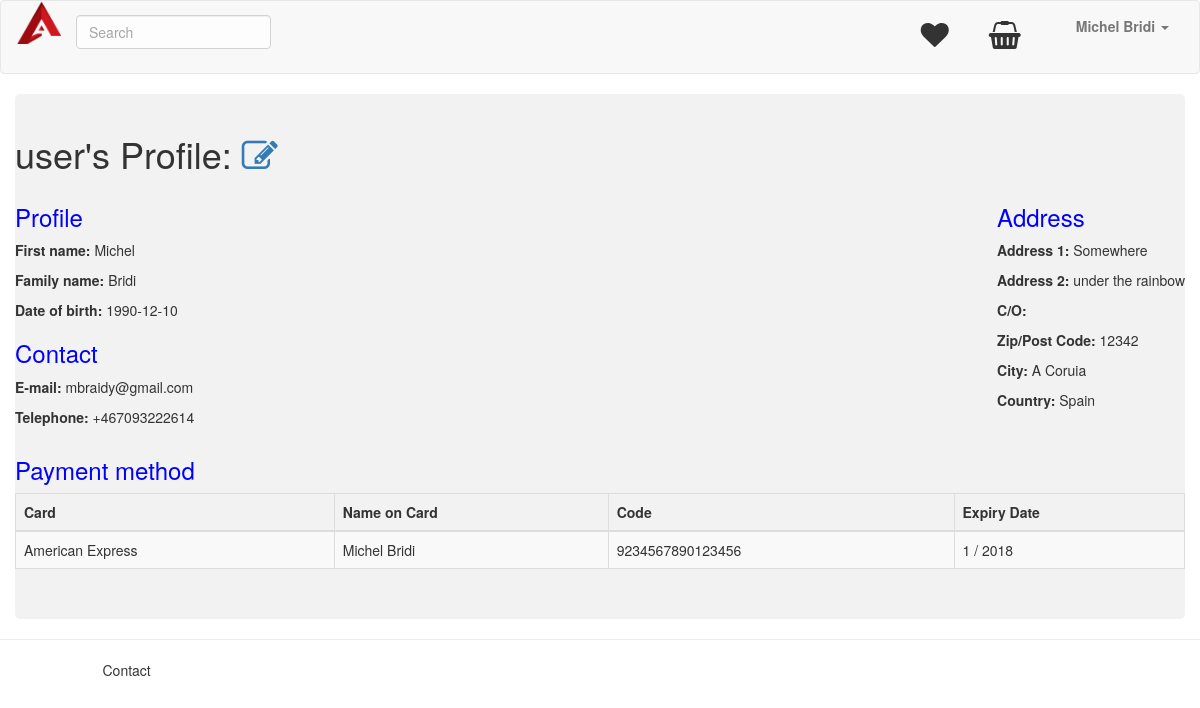
/user/profile (signed in), run on the app's committed database.
### tables this page shows
CREATE TABLE `user_profile` (
  `id` int(11) UNSIGNED NOT NULL,
  `userID` int(11) UNSIGNED NOT NULL,
  `name` varchar(30) NOT NULL,
  `surname` varchar(30) NOT NULL,
  `email` varchar(30) NOT NULL,
  `telephone` varchar(15) NOT NULL,
  `dob` date NOT NULL
);

CREATE TABLE `user_address` (
  `id` int(11) UNSIGNED NOT NULL,
  `userID` int(11) UNSIGNED NOT NULL,
  `address1` varchar(30) NOT NULL,
  `address2` varchar(30) DEFAULT NULL,
  `c_o` varchar(30) DEFAULT NULL,
  `postCode` varchar(10) NOT NULL,
  `cityID` int(11) UNSIGNED NOT NULL
);

CREATE TABLE `user_card` (
  `id` int(11) UNSIGNED NOT NULL,
  `userID` int(11) UNSIGNED NOT NULL,
  `typeID` int(11) UNSIGNED NOT NULL,
  `nameOnCard` varchar(50) NOT NULL,
  `code` varchar(16) NOT NULL,
  `lastMonth` int(2) UNSIGNED NOT NULL,
  `lastYear` int(2) UNSIGNED NOT NULL
);

CREATE TABLE `card_type` (
  `id` int(11) UNSIGNED NOT NULL,
  `name` varchar(20) NOT NULL
);

### App/Controllers/UserController.php (called while the page is built, shortened)
<?php
class UserController extends \Core\Controller
{
    public function viewAction()
    {
        $profile = new Profile();
        $profile->find();
        $address = Address::getAddress( $_SESSION['ID']);
        $cards = Card::getCards($_SESSION['ID']);
        View::render('User/view.php', [
            'profile' => $profile,
            'address' => $address,
            'cards' => $cards,
            'username' => $_SESSION['USER'],
            'logged' => true,
        ]);
    }
}

### Core/Router.php (called while the page is built, shortened)
<?php
class Router
{
    protected $routes = [];
    protected $params = [];
    public function add($route, $params = [])
    {
        $route = preg_replace('/\//', '\\/', $route);
        $route = preg_replace('/\{([a-z]+)\}/', '(?P<\1>[a-z-]+)', $route);
        $route = preg_replace('/\{([a-z]+):([^\}]+)\}/', '(?P<\1>\2)', $route);
        $route = '/^' . $route . '$/i';
        $this->routes[$route] = $params;
    }
    public function match($url)
    {
        foreach ($this->routes as $route => $params) {
            if (preg_match($route, $url, $matches)) {
                $this->params = $params;
                return true;
            }
        }
        return false;
    }
    public function dispatch($url)
    {
        $url = $this->removeQueryStringVariables($url);
        if ($this->match($url)) {
            $controller = $this->params['controller'];
            $controller = $this->convertToStudlyCaps($controller);
            $controller = $this->getNamespace() . $controller;
            if (class_exists($controller)) {
                $controller_object = new $controller($this->params);
                $action = $this->params['action'];
                $action = $this->convertToCamelCase($action);
                if (preg_match('/action$/i', $action) == 0) {
                    return $controller_object->$action();
                } else {
                    throw new \Exception("Method $action in controller $controller cannot be called directly - remove the Action suffix to call this method");
                }
            } else {
                throw new \Exception("Controller class $controller not found");
            }
        } else {
            throw new \Exception('No route matched.', 404);
        }
    }
    protected function convertToStudlyCaps($string)
    {
        return str_replace(' ', '', ucwords(str_replace('-', ' ', $string)));
    }
    protected function convertToCamelCase($string)
    {
        return lcfirst($this->convertToStudlyCaps($string));
    }
    protected function removeQueryStringVariables($url)
    {
        if ($url != '') {
            $parts = explode('&', $url, 2);
            if (strpos($parts[0], '=') === false) {
                $url = $parts[0];
            } else {
                $url = '';
            }
        }
        return $url;
    }
    protected function getNamespace()
    {
        $namespace = 'App\Controllers\\';
        return $namespace;
    }
}

### public/index.php (called while the page is built, shortened)
<?php
$router = new Core\Router();
$router->add('', ['controller' => 'Home', 'action' => 'index']);
$router->add('/', ['controller' => 'Home', 'action' => 'index']);
$router->add('user/login', ['controller' => 'UserController', 'action' => 'login']);
$router->add('user/signup', ['controller' => 'UserController', 'action' => 'signup']);
$router->add('user/logout', ['controller' => 'UserController', 'action' => 'logout']);
$router->add('user/userFound', ['controller' => 'UserController', 'action' => 'userFound']);
$router->add('user/policy', ['controller' => 'UserController', 'action' => 'policy']);
$router->add('user/profile', ['controller' => 'UserController', 'action' => 'view']);
$router->add('user/update', ['controller' => 'UserController', 'action' => 'update']);
$router->add('user/citylist', ['controller' => 'UserController', 'action' => 'citylist']);
$router->add('item/update', ['controller' => 'ItemController', 'action' => 'update']);
$router->add('item/handle', ['controller' => 'ItemController', 'action' => 'handle']);
$router->add('item/edit', ['controller' => 'ItemController', 'action' => 'edit']);
$router->add('item/delete', ['controller' => 'ItemController', 'action' => 'delete']);
$router->add('purchase/cart', ['controller' => 'PurchaseController', 'action' => 'cart']);
$router->add('purchase/towish', ['controller' => 'PurchaseController', 'action' => 'towish']);
$router->add('purchase/disposeof', ['controller' => 'PurchaseController', 'action' => 'disposeof']);
$router->add('purchase/wish', ['controller' => 'PurchaseController', 'action' => 'wish']);
$router->add('purchase/execute', ['controller' => 'PurchaseController', 'action' => 'execute']);
$router->add('/document/pay', ['controller' => 'DocumentController', 'action' => 'purchase']);
$router->add('/document/join', ['controller' => 'DocumentController', 'action' => 'menber']);
$router->add('{controller}/{action}');
$router->dispatch($_SERVER['QUERY_STRING']);

### App/Models/Profile.php (called while the page is built, shortened)
<?php
class Profile extends \Core\Model
{
    public function find() {
        $db = static::getDB();
        $profile = $db->prepare("SELECT *
                                   FROM user_profile
                                  WHERE id = :id");
        $profile->execute(['id' => $_SESSION['ID']]);
        $result = $profile->fetch(PDO::FETCH_ASSOC);
        $this->name = $result['name'];
        $this->surname = $result['surname'];
        $this->dob = $result['dob'];
        $this->email = $result['email'];
        $this->telephone = $result['telephone'];
    }
}

### App/Models/Address.php (called while the page is built, shortened)
<?php
class Address extends \Core\Model
{
    public static function getAddress($userID)
    {
        $db = static::getDB();
        $address = $db->prepare("SELECT * FROM user_address
                               WHERE userID = :userID");
        $address->execute(['userID' => $userID]);
        $result = $address->fetch(PDO::FETCH_ASSOC);
        $location = City::getCity($result['cityID']);
        $result['city'] = $location['city'];
        $result['country'] = $location['country'];
        return $result;
    }
}

### App/Models/City.php (called while the page is built, shortened)
<?php
class City extends \Core\Model
{
    public static function getCity($id)
    {
        if (isset($id) && $id > 0) {
            $db = static::getDB();
            $city = $db->prepare("SELECT * FROM address_city
                                     WHERE id = :id");
            $city->execute(['id' => $id]);
            $result = $city->fetch(PDO::FETCH_ASSOC);
            $country = Country::getCountry($result['countryCD']);
            return ['id' =>$id, 'city' => $result['name'], 'country' => $country['country']];
        }
        return false;
    }
}

### App/Models/Country.php (called while the page is built, shortened)
<?php
class Country extends \Core\Model
{
    public static function getCountry($code)
    {
        if (isset($code) && strlen($code)==2) {
            $db = static::getDB();
            $country = $db->prepare("SELECT name FROM address_country
                                     WHERE code = :code");
            $country->execute(['code' => $code]);
            $result = $country->fetch(PDO::FETCH_COLUMN);
            return ['code' =>$code, 'country' => $result];
        }
        return false;
    }
}

### App/Models/Card.php (called while the page is built, shortened)
<?php
class Card extends \Core\Model
{
    public static function getCards($userID)
    {
        $db = static::getDB();
        $card = $db->prepare("SELECT user_card.*, card_type.name AS cardType  FROM user_card
                                LEFT JOIN card_type ON card_type.id = user_card.typeID
                               WHERE userID = :userID");
        $card->execute( ['userID' => $userID]);
        return $card->fetchAll(PDO::FETCH_ASSOC);
    }
}

### App/Views/User/view.php (the view, shortened to what this page needs)
<?php include realpath(dirname(__DIR__)."/layout/top.php");?>
<div class="container" id="user_profile">
    <h1><?= $username?>'s Profile: <a href="/user/update"><i id="edit-user" class="fa fa-edit fa-1x"></i></a></h1>
    <div class="profile personal">
	  <h3>Profile</h3>
      <p><b>First name: </b><?= $profile->name?></p>
      <p><b>Family name: </b><?= $profile->surname?></p>
      <p><b>Date of birth: </b><?= $profile->dob?></p>
	  <h3>Contact</h3>
      <p><b>E-mail: </b><?= $profile->email?></p>
      <p><b>Telephone: </b><?= $profile->telephone?></p>
    </div>
    <div class="address personal">
	  <h3>Address</h3>
      <p><b>Address 1: </b><?= $address['address1']?></p>
      <p><b>Address 2: </b><?= $address['address2']?></p>
      <p><b>C/O: </b><?= $address['c_o']?></p>
      <p><b>Zip/Post Code: </b><?= $address['postCode']?></p>
      <p><b>City: </b><?= $address['city']?></p>
      <p><b>Country: </b><?= $address['country']?></p>
    </div>
    <div class="payment">
	  <h3>Payment method</h3>
    	<table class="table table-responsive table-striped table-bordered table-hover">
	  		<thead>
	  			<tr>
	  				<th>Card</th>
	  				<th>Name on Card</th>
	  				<th>Code</th>
	  				<th>Expiry Date</th>
	  			</tr>
	  		</thead>
	  		<tbody>
	  			<?php foreach ($cards as $card) { ?>
	  			      <tr>
	  			      	<td><?= $card['cardType']?></td>
	  			      	<td><?= $card['nameOnCard']?></td>
	  			      	<td><?= $card['code']?></td>
	  			      	<td><?= "{$card['lastMonth']} / {$card['lastYear']}"?></td>
	  			      </tr>
	  			<?php } ?>
	  		</tbody>
	  </table>
    </div>
</div>
<?php include realpath(dirname(__DIR__)."/layout/bottom.php");?>

### public/assets/css/style.css (style rules this page uses)
* { box-sizing: border-box; }
.container { position: relative; border-radius: 5px; background-color: #f2f2f2; padding: 20px 0 30px 0; overflow: hidden; }
#user_profile div.address { float: right; }
#user_profile div.profile { float: left; clear: none; }
#user_profile h3 { color: blue; }

### data on the page
user_profile: name "Michel", surname "Bridi", dob "1990-12-10", email "mbraidy@gmail.com", telephone "+467093222614"
user_address: address1 "Somewhere", address2 "under the rainbow", postCode "12342"
user_card: typeID.name "American Express", nameOnCard "Michel Bridi", code "9234567890123456", lastMonth "1", lastYear "2018"

### other printed values
$_SESSION['NAME'] "Michel Bridi"
$username "user"
$address['city'] "A Coruia"
$address['country'] "Spain"
